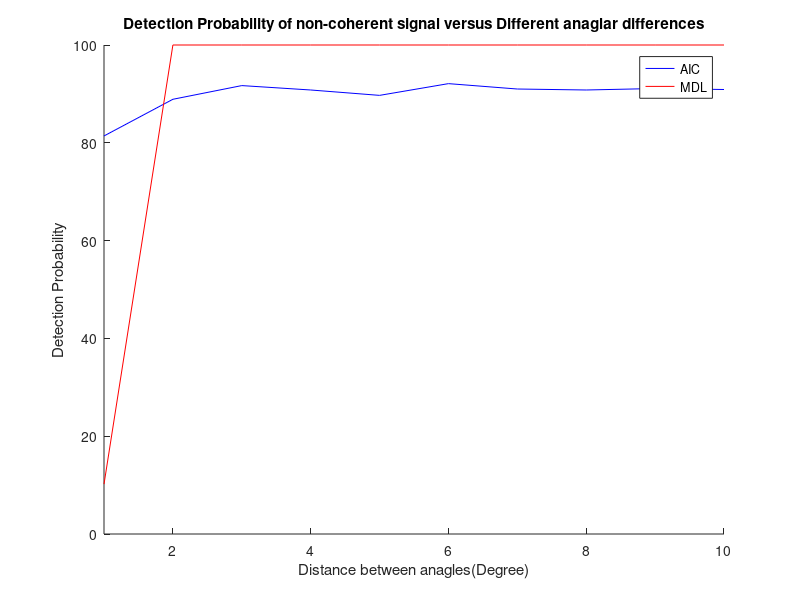

MATLAB code for this plot:
clc;
clear;

snapshots = 100;
sensorsNumber = 8;
array_1 = 0;
array_2Minimun = 1;
array_2Maximun = 10;
x = array_2Minimun:1:array_2Maximun;
SNR = 15;
MonteNum = 1000;
ProbabilityAIC = [];
ProbabilityMDL = [];

% Construct X under different SNR
for array_2 = array_2Minimun:array_2Maximun
    % array_2=10;
    % Signal Model
    % X = A * Signal + Noise;

    % Construct A
    Omega_1 = pi * sind(array_1);
    Omega_2 = pi * sind(array_2);

    a1 = [];
    a2 = [];
    for k = 0:1:(sensorsNumber - 1);
        a1 = [a1;exp(-1j * k * Omega_1)];
        a2 = [a2;exp(-1j * k * Omega_2)];
    end

    A = [a1,a2];

    Right_AIC = 0;
    Right_MDL = 0;

    for MonteNumTest = 1:MonteNum

        % Genrate Signal S
        SigamaSignalSquare = 10^(SNR/10);    
        Signal_1 = sqrt(SigamaSignalSquare/2) * randn(1,snapshots) + j * sqrt(SigamaSignalSquare/2) * rand(1,snapshots);
        Signal_2 = sqrt(SigamaSignalSquare/2) * randn(1,snapshots) + j * sqrt(SigamaSignalSquare/2) * rand(1,snapshots);

        % Assume 50HZ and 100HZ
%         t = randn(1,snapshots);
% 
%         Signal_1 = exp(j*2*pi*50*t);
%         Signal_2 = exp(j*2*pi*100*t);

    %     Signal_1 = sin(2*pi*50*t);
    %     Signal_2 = sin(2*pi*100*t);

        Signal = [Signal_1;Signal_2];

        % Genrate Noise N
        ATimesSignal = A * Signal;    
        
    %     Noise = sqrt(1/2) * randn(sensorsNumber,snapshots) + j * sqrt(1/2) * rand(sensorsNumber,snapshots);
    %     X = ATimesSignal + Noise;

        X = awgn(ATimesSignal,SNR,'measured');

    %     X = ATimesSignal;
    
        XH = X';

        % Acquired correlation matrix R from simulation data
        R = (X * XH) / snapshots;

        % SVD
        eigenvalue = svd (R); 

        %AIC
        %MDL
        AIC = [];
        MDL = [];
        for n=0:1:(sensorsNumber - 1)

           %likelihood function
           sumS = sum(eigenvalue(n+1:sensorsNumber,:),1);
           prodS = prod(eigenvalue(n+1:sensorsNumber,:),1);
           likelihoodFunction = ( sumS/(sensorsNumber-n) )/( prodS^( 1/(sensorsNumber-n) ) );

           AIC = [AIC,2*snapshots*(sensorsNumber-n)*log(likelihoodFunction) + 2*n*(2*sensorsNumber-n)];
           MDL = [MDL,snapshots*(sensorsNumber-n)*log(likelihoodFunction) + 0.5*n*log(snapshots)*(2*sensorsNumber-n)];
    %       AIC = [AIC,snapshots*(sensorsNumber-n)*log(likelihoodFunction) + n*(2*sensorsNumber-n)];

        end
        
        %EGM
%         eigenvalueDescend = sort(eigenvalue,1,'descend');
%         eigenvalueDetaAve = eigenvalueDescend(1,1) - eigenvalueDescend(sensorsNumber,1);
%         eigenvalueDetaAve = eigenvalueDetaAve/(sensorsNumber -1);
%         eigenvalueDeta = [];
%         for i=1:sensorsNumber-1;
%             eigenvalueDeta = [eigenvalueDeta;eigenvalueDescend(i,1) - eigenvalueDescend(i+1,1)];
%         end
%         index = find(eigenvalueDeta <= eigenvalueDetaAve);
%         eigenvalueDetaSmallerThanEigenvalueDetaAve = eigenvalueDeta(index);
%         ............??
        
        %Detection Probability
        AICmin = min(AIC);
        n_AIC = find(AIC == AICmin);
        if n_AIC == 3
            Right_AIC = Right_AIC + 1;
        end
        
        MDLmin = min(MDL);
        n_MDL = find(MDL == MDLmin);
        if n_MDL == 3
            Right_MDL = Right_MDL + 1;
        end                 
        
    end
    
    ProbabilityAIC = [ProbabilityAIC,(Right_AIC/MonteNum)*100];
    ProbabilityMDL = [ProbabilityMDL,(Right_MDL/MonteNum)*100];
    
end

hold on;
title('Detection Probability of non-coherent signal versus Different anaglar differences');
xlabel('Distance between anagles(Degree)');
ylabel('Detection Probability');
axis([1,10,0,100]);
p1 = plot(x,ProbabilityAIC,'b');
p2 = plot(x,ProbabilityMDL,'r');
legend([p1 p2],'AIC','MDL');
hold off;
